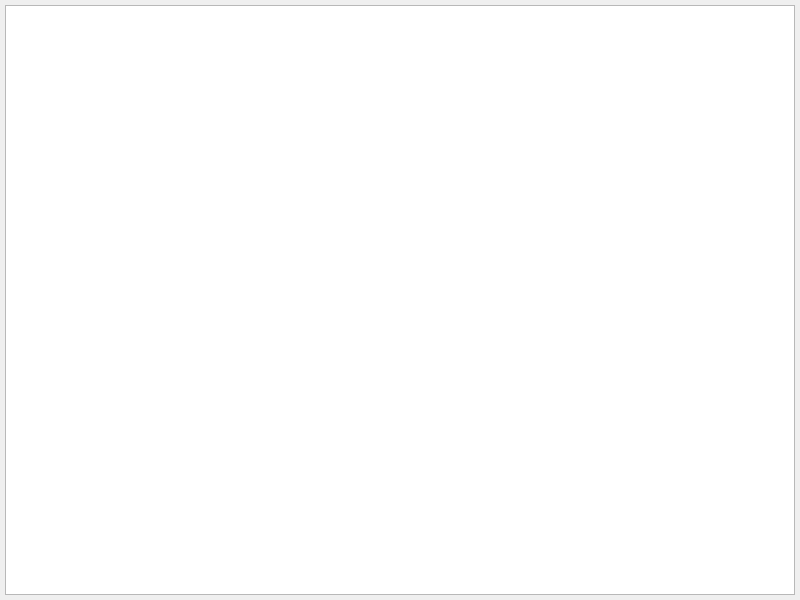
<?xml version="1.0" encoding="UTF-8"?>
<ui version="4.0">
 <class>Janela5</class>
 <widget class="QDialog" name="Janela5">
  <property name="geometry">
   <rect>
    <x>0</x>
    <y>0</y>
    <width>800</width>
    <height>600</height>
   </rect>
  </property>
  <property name="windowTitle">
   <string>Dialog</string>
  </property>
  <widget class="QTableWidget" name="reservasTableWidget">
   <property name="geometry">
    <rect>
     <x>5</x>
     <y>5</y>
     <width>790</width>
     <height>590</height>
    </rect>
   </property>
   <property name="editTriggers">
    <set>QAbstractItemView::EditTrigger::NoEditTriggers</set>
   </property>
  </widget>
 </widget>
 <resources/>
 <connections/>
</ui>
